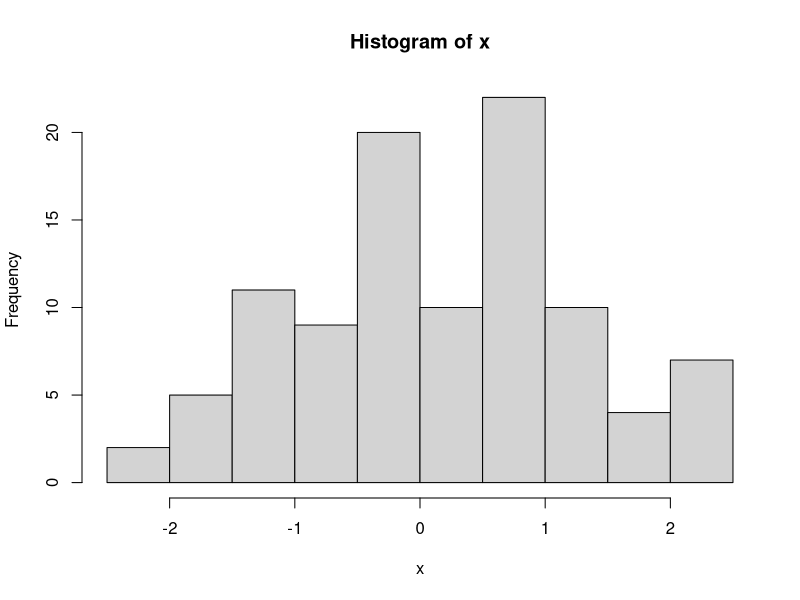
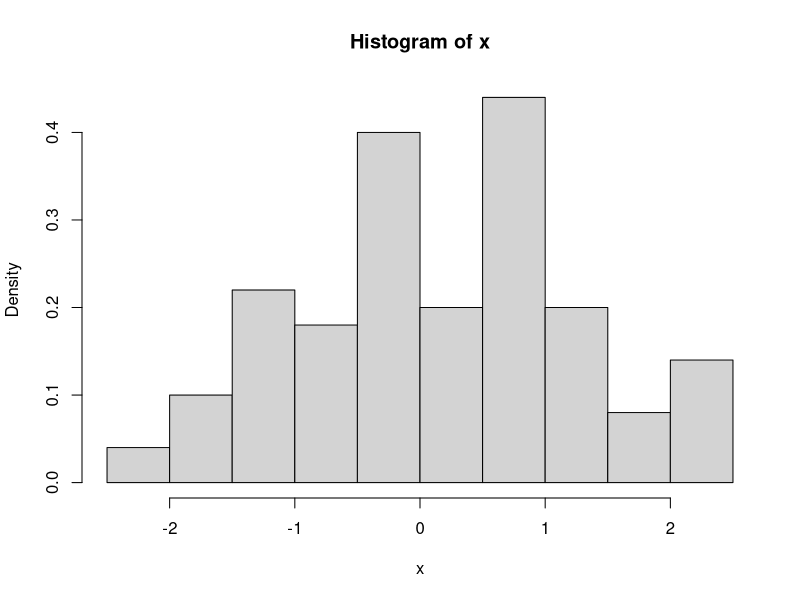
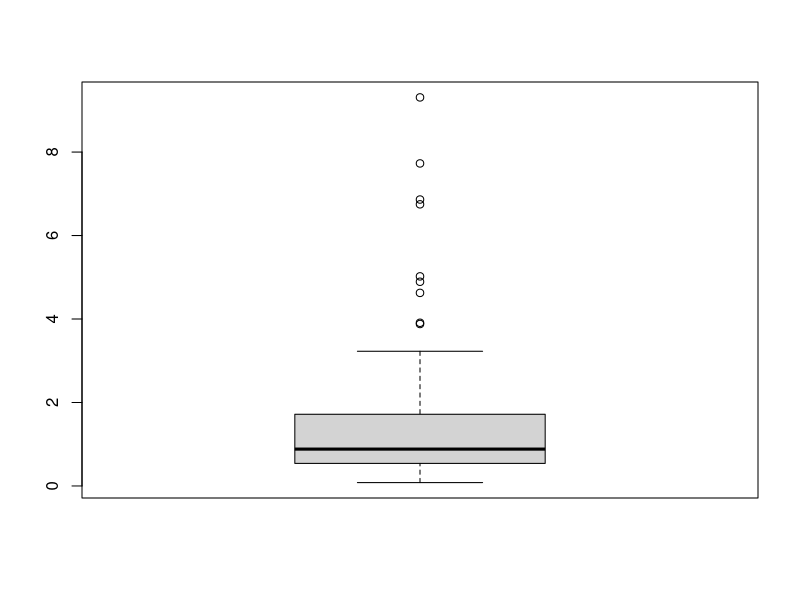
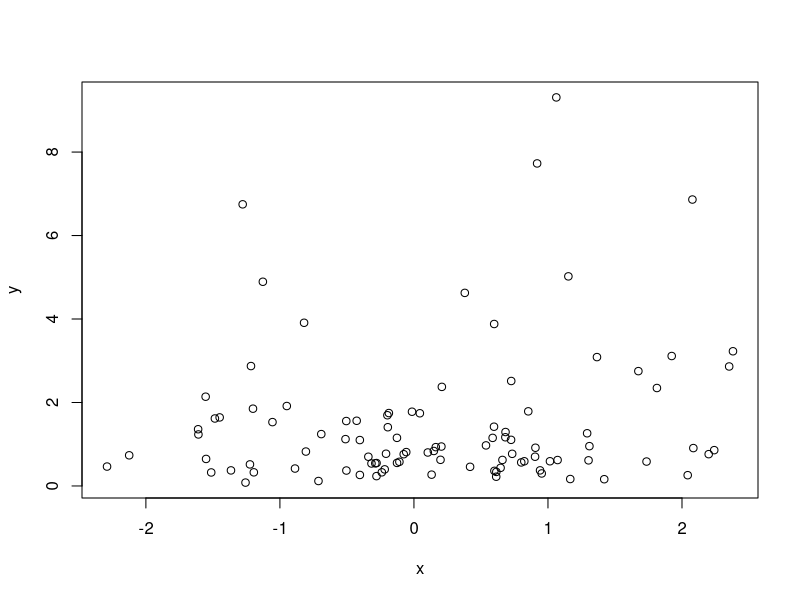
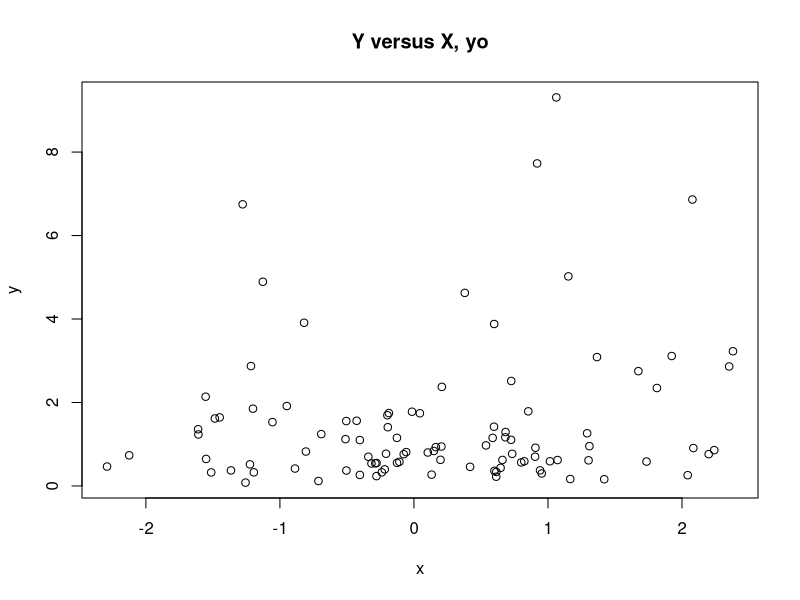
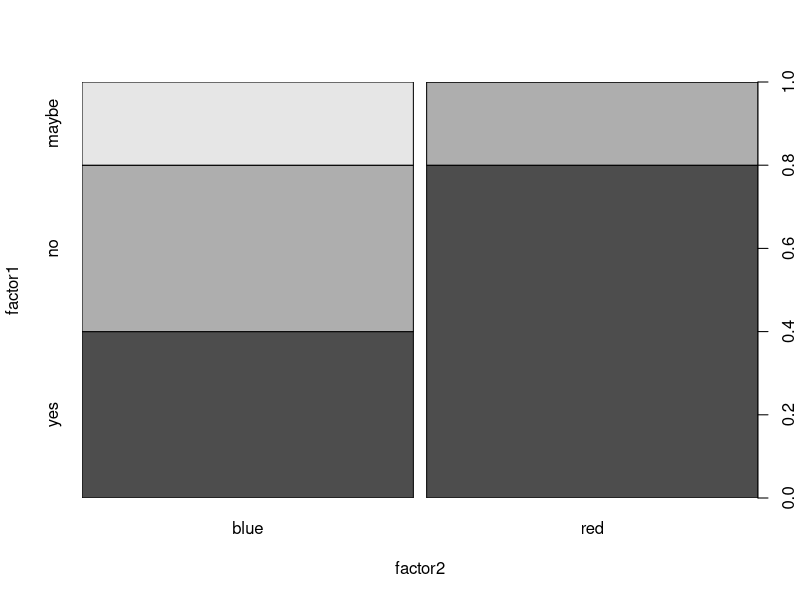
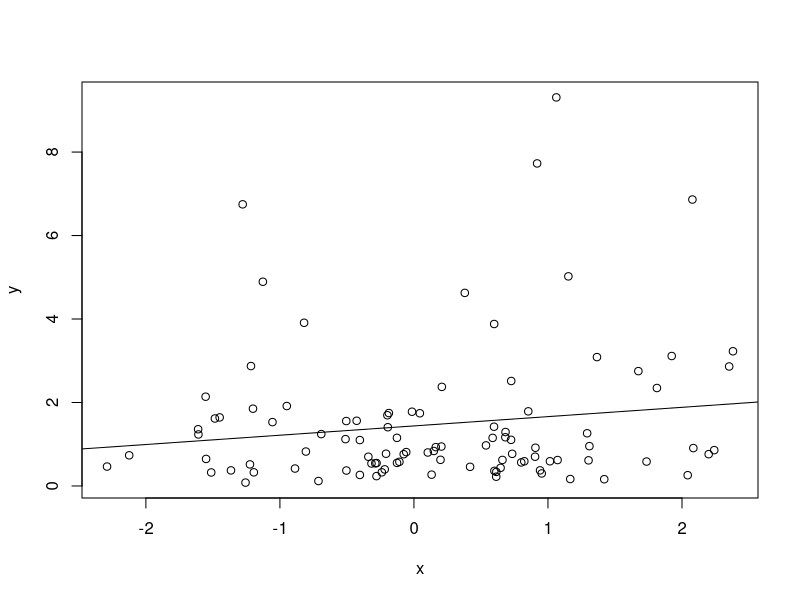

Generate these figures, in order, with R:
## ---- chunk 1
x <- rnorm(100)
y <- rlnorm(100)
## ---- chunk 2
hist(x)
## ---- chunk 3
hist(x, freq=FALSE)
## ---- chunk 4
boxplot(y)
## ---- chunk 5
plot(y~x)              #yes, the tilde is important
## ---- chunk 6
plot(y~x, main="Y versus X, yo")
## ---- chunk 7
factor1 <- as.factor(c("yes","yes","maybe","yes","yes","yes","no","no","yes","no"))
factor2 <- as.factor(c("red","red","blue","red","blue","red","blue","blue","blue","red"))
plot(factor1~factor2)
## ---- chunk 8
plot(y~x)
my_line <- lm(y~x)
abline(my_line)
